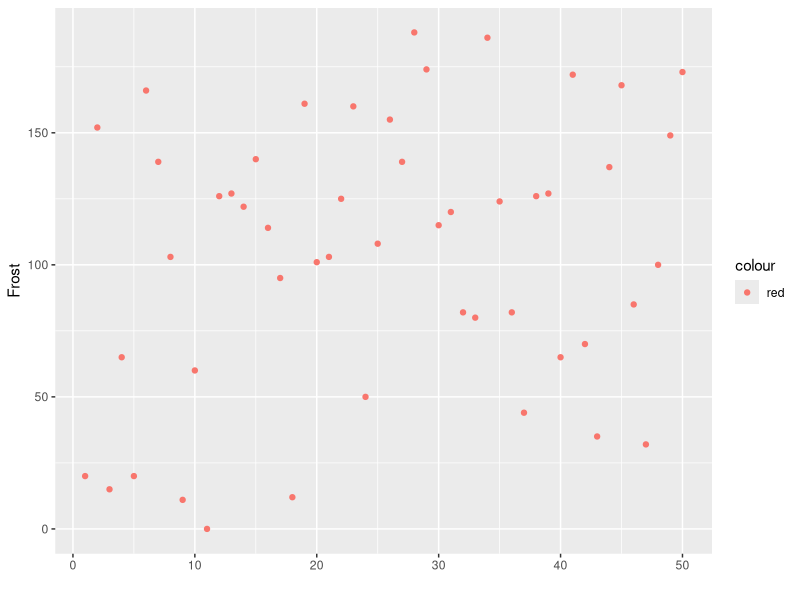
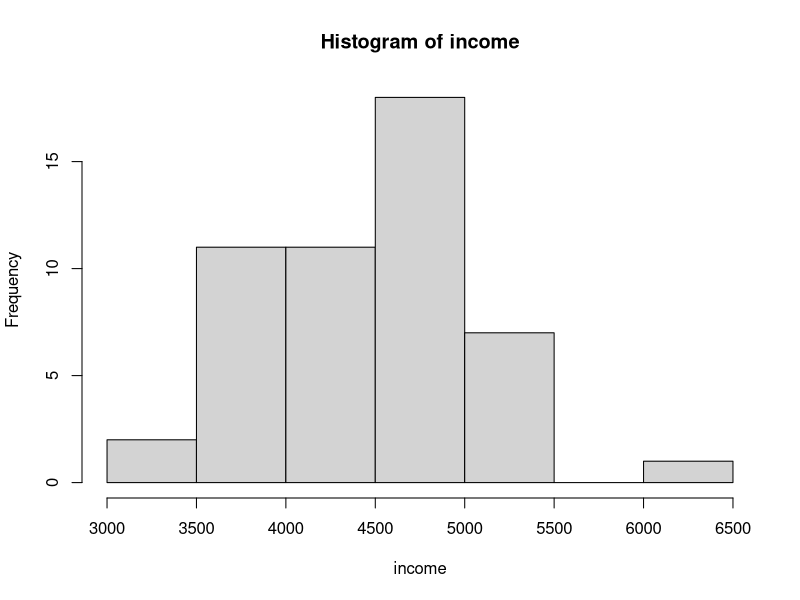
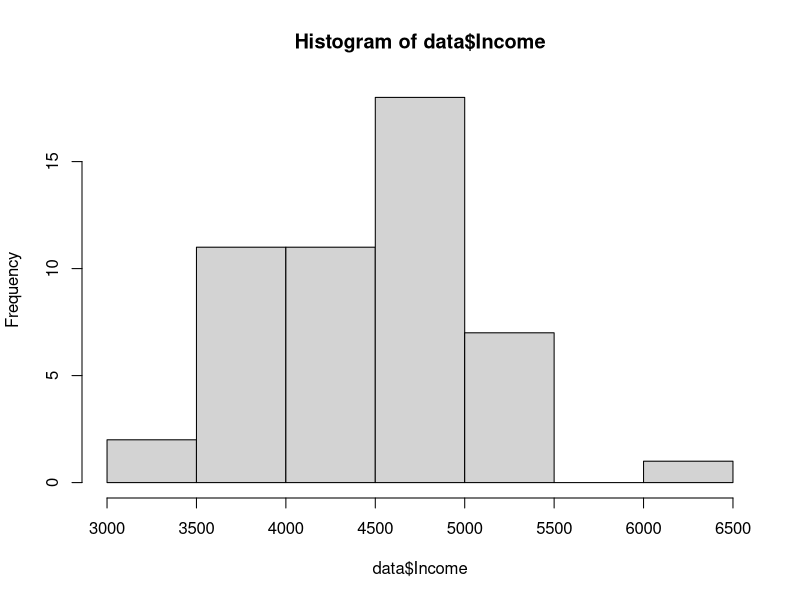
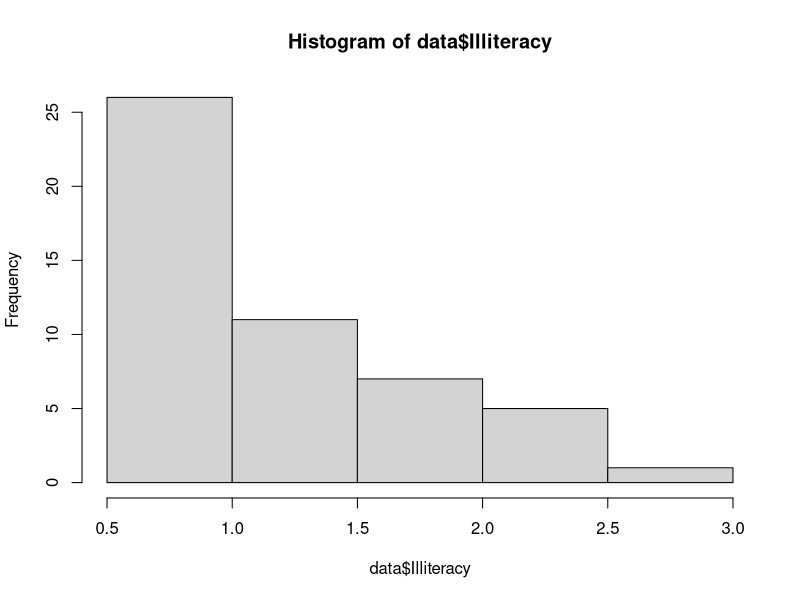
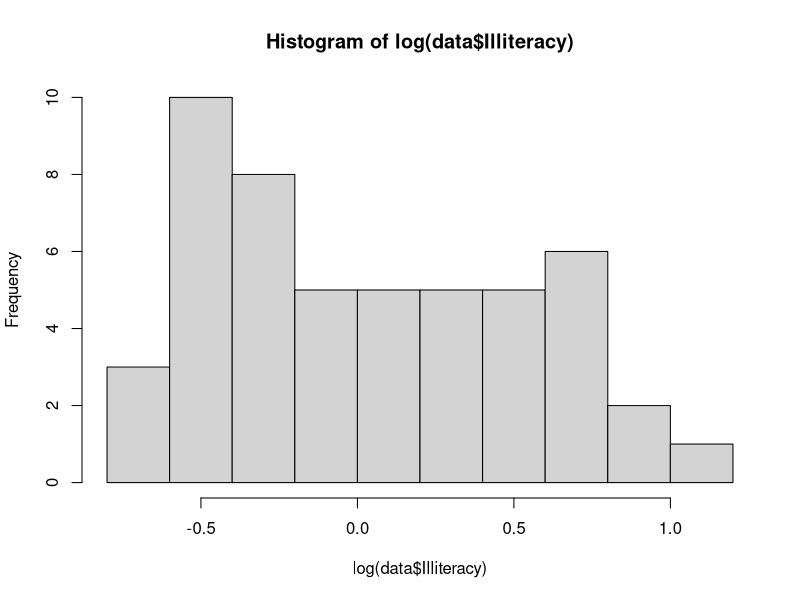

Recreate these plots in R, in order.
# Deal with continuous variables
data <- data.frame(state.x77)
str(data)

library(ggplot2)
#plot Frost variable and check the data points are all over
qplot(y = Frost, data = data, colour = 'red')


# method 1 - create bins and add labels
bins <- cut(data$Frost, 3, include.lowest = TRUE)
bins
bins <- cut(data$Frost, 3, include.lowest = TRUE, labels = c('Low', 'Medium', 'High'))
bins


# method 2 - normalization, Z-score
## I like this z-score tutorial: http://stats.seandolinar.com/calculating-z-scores-with-r/
income <- matrix(data$Income)
hist(income)
income_sd <- sd(income)*sqrt((length(income)-1)/length(income))
income_mean <- mean(income)
get_z <- function(v, my_mean, my_sd) (v-my_mean)/my_sd
apply(income, 1, get_z, income_mean, income_sd)


# method 3 - convert highly skewed variables
## check skewness 
library(e1071)
## in this case, the value indiaates its skewed towards right
skewness(data$Income)
skewness(data$Illiteracy)  
## or simply check histogram
hist(data$Income)
hist(data$Illiteracy)
## data$Illiteracy is highly skewed, change to log values, much better!
hist(log(data$Illiteracy))
skewness(log(data$Illiteracy))
